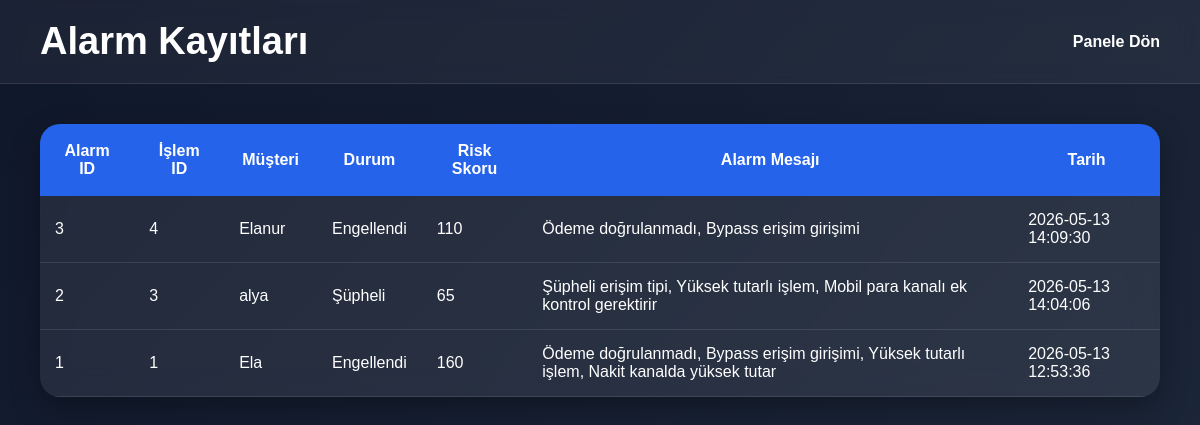
The page /alarm-kayitlari (signed in) on the database as committed earlier.
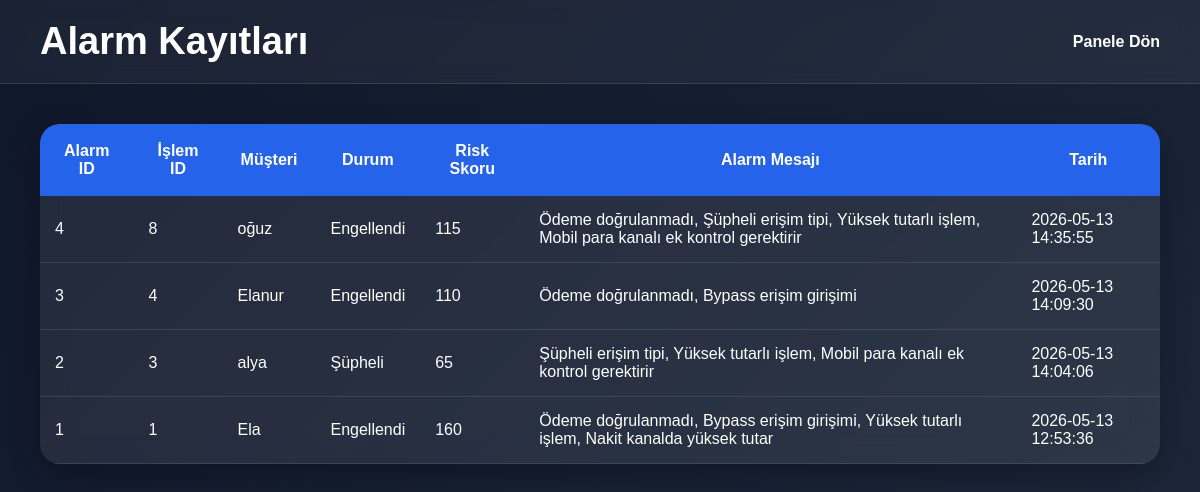
The same page on the database as committed later.
### tables this page shows
CREATE TABLE alarmlar (
        id INTEGER PRIMARY KEY AUTOINCREMENT,
        islem_id INTEGER,
        alarm_mesaji TEXT NOT NULL,
        risk_skoru INTEGER NOT NULL,
        tarih TIMESTAMP DEFAULT CURRENT_TIMESTAMP
    );

CREATE TABLE islemler (
        id INTEGER PRIMARY KEY AUTOINCREMENT,
        musteri_adi TEXT NOT NULL,
        tutar REAL NOT NULL,
        kanal TEXT NOT NULL,
        odeme_onayli TEXT NOT NULL,
        erisim_tipi TEXT NOT NULL,
        durum TEXT NOT NULL,
        risk_seviyesi TEXT NOT NULL,
        risk_skoru INTEGER NOT NULL,
        aciklama TEXT NOT NULL,
        tarih TIMESTAMP DEFAULT CURRENT_TIMESTAMP
    );

### app.py (the view)
@app.route("/alarm-kayitlari")
def alarm_kayitlari():
    if "kullanici" not in session:
        return redirect("/")
    if session["rol"] != "Admin":
        return redirect("/panel")
    conn = sqlite3.connect("dolandiricilik.db")
    cursor = conn.cursor()
    cursor.execute("""
        SELECT alarmlar.id, alarmlar.islem_id, alarmlar.alarm_mesaji,
               alarmlar.risk_skoru, alarmlar.tarih,
               islemler.musteri_adi, islemler.durum
        FROM alarmlar
        INNER JOIN islemler ON alarmlar.islem_id = islemler.id
        ORDER BY alarmlar.id DESC
    """)
    alarmlar = cursor.fetchall()
    conn.close()
    return render_template("alarm_kayitlari.html", alarmlar=alarmlar)

### templates/alarm_kayitlari.html (shortened to what this page needs)
<!DOCTYPE html>
<html lang="tr">
<link rel="stylesheet" href="/static/style.css">
<head>
</head>
<body>
    <div class="ust-bar">
        <h1>Alarm Kayıtları</h1>
        <a href="/panel">
            Panele Dön
        </a>
    </div>
    <div class="container">
        <table>
            <tr>
                <th>Alarm ID</th>
                <th>İşlem ID</th>
                <th>Müşteri</th>
                <th>Durum</th>
                <th>Risk Skoru</th>
                <th>Alarm Mesajı</th>
                <th>Tarih</th>
            </tr>
            {% for alarm in alarmlar %}
            <tr>
                <td>{{ alarm[0] }}</td>
                <td>{{ alarm[1] }}</td>
                <td>{{ alarm[5] }}</td>
                <td>{{ alarm[6] }}</td>
                <td class="risk">
                    {{ alarm[3] }}
                </td>
                <td>{{ alarm[2] }}</td>
                <td>{{ alarm[4] }}</td>
            </tr>
            {% endfor %}
        </table>
    </div>
</body>
</html>

Rows that differ between the two databases and show on the page:
added alarmlar: id "4", islem "8", musteri_adi "oğuz", durum "Engellendi", risk_skoru "115", alarm_mesaji "Ödeme doğrulanmadı, Şüpheli erişim tipi, Yüksek tutarlı işlem, Mobil para kanalı ek kontrol gerektirir", tarih "2026-05-13 14:35:55"
